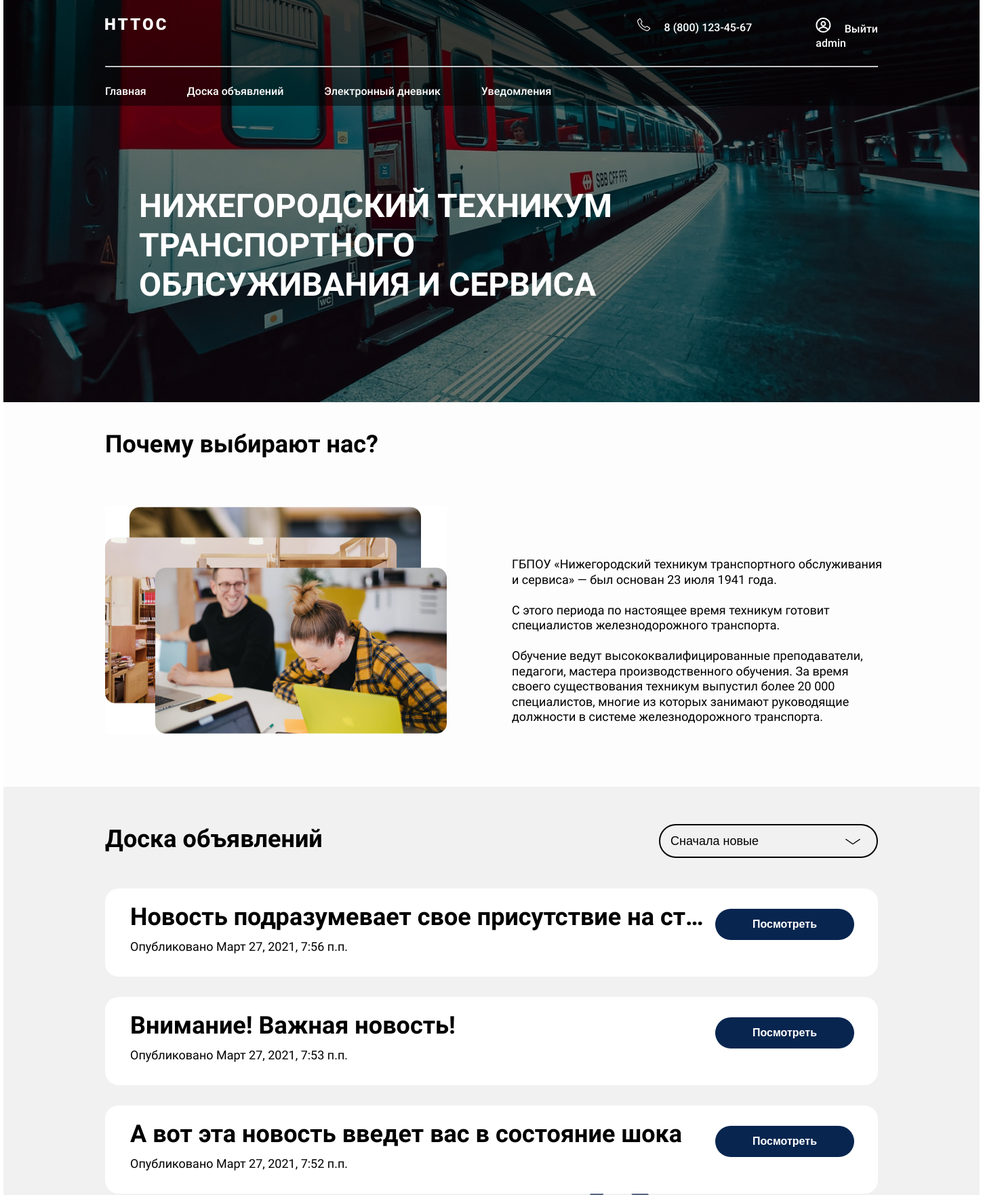
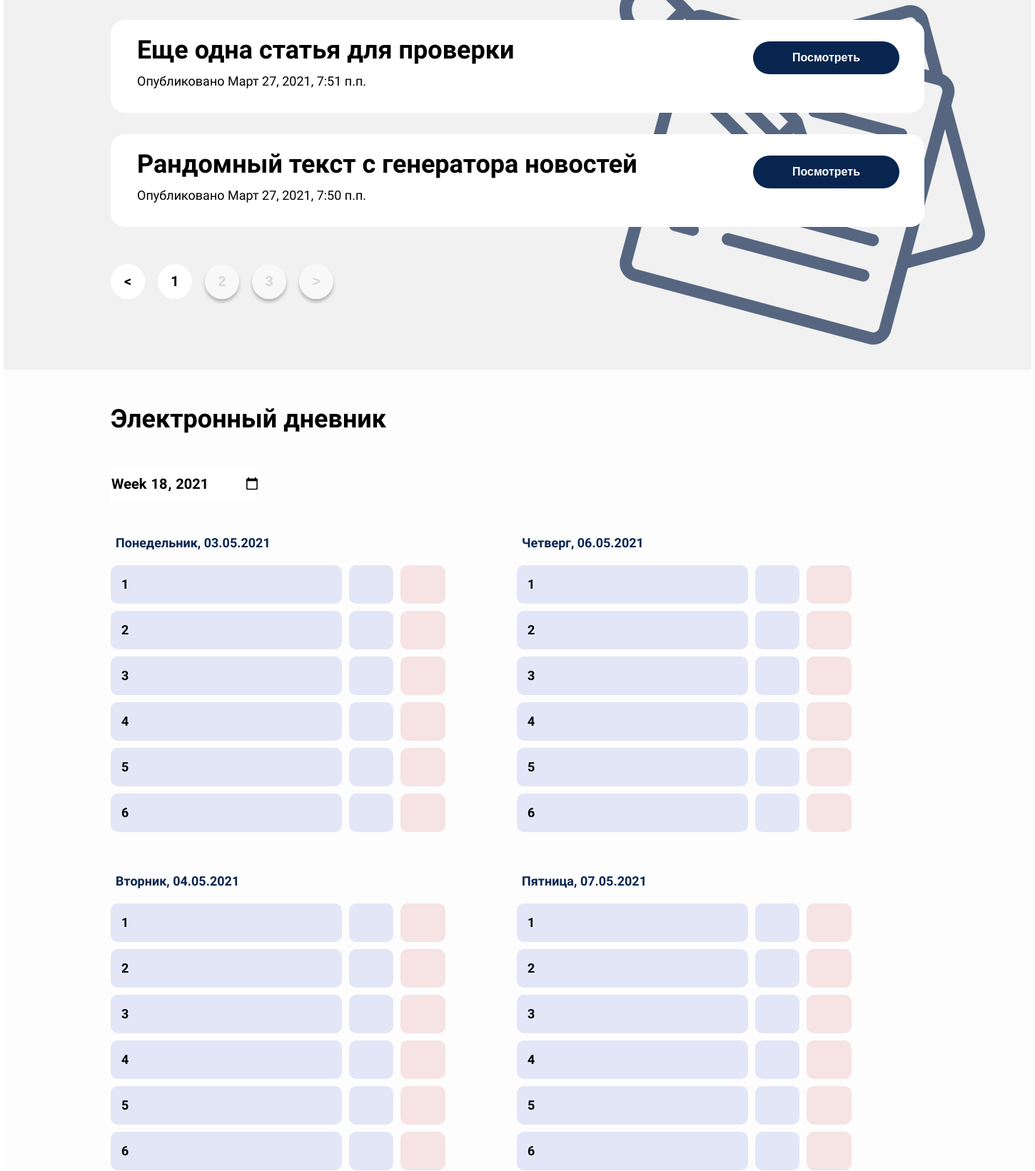
The app's page /student/borisov-vladimir-yanovich (signed in, upper part) with its own data (2 pictures, top to bottom).
### diary/models.py (models this page shows, shortened)
class News(models.Model):
    title = models.CharField(max_length=100, verbose_name='Название')
    slug = models.SlugField(max_length=100, unique=True, verbose_name='URL объявления')
    description = models.TextField(verbose_name='Содержание')
    published_at = models.DateTimeField(auto_now_add=True, )
    picture1 = models.ImageField(upload_to='picture_news/%Y/%m/%d-1', verbose_name='Иллюстрация 1', blank=True)
    picture2 = models.ImageField(upload_to='picture_news/%Y/%m/%d-2', verbose_name='Иллюстрация 2', blank=True)
    published_for_parents = models.BooleanField(verbose_name='Для родителей')
    published_for_teacher = models.BooleanField(verbose_name='Для учителей')
    def get_absolute_url(self):
        return reverse('news', kwargs={'news_slug': self.slug})
    class Meta:
        verbose_name = 'Объявление '
        verbose_name_plural = 'Объявления'
        ordering = ('-published_at', )

### diary/views.py (the view)
# urls.py: path('student/<slug:student_name>', ParentsView.as_view(), name='student'),
class ParentsView(DataMixin, View):
    def dispatch(self, request, student_name):
        student = get_object_or_404(Student, slug=student_name)
        user = request.user
        if self.user_valid_page(student_name, request):          #Проверка входа на личную страницу
            return self.user_valid_page(student_name, request)
        date_now = datetime.datetime.isocalendar(datetime.datetime.now())
        date_selected = request.POST.get('sorting_week', f'{date_now[0]}-W{date_now[1]}')
        schedule = self.schedule_for_person(student, date=date_selected)['schedule'] #Получение предметов студента и отображение расписания
        menu = {'#glavnaya': 'Главная',                          #Разделы навбара
                '#dosca': 'Доска объявлений',
                '#dnevnik': 'Электронный дневник',
                '#uved': 'Уведомления'
                }
        news = News.objects.filter(published_for_parents=True)
        news = self.news_views(request, news)
        submission = Comment.objects.filter(student=student)
        order_sub = request.POST.get('sorting_notify', 'first')
        if order_sub == 'last':
            submission = submission.order_by('date')
        paginator_news = Paginator(submission, 5)
        page_number_sub = request.GET.get('page_sub')
        page_obj_sub = paginator_news.get_page(page_number_sub)
        return render(request, 'index_perents.html', context={'person': student,
                                                              'user': user,
                                                              'menu': menu.items(),
                                                              'order_news': news['order_news'],
                                                              'order_sub': order_sub,
                                                              'schedule': schedule.items(),
                                                              'title': f'Дневник|{student}',
                                                              'chet': [2, 4, 6],
                                                              'news': news['page_obj_news'],
                                                              'submission': page_obj_sub,
                                                              'week_selected': date_selected,
                                                              })

### templates/index_perents.html (shortened to what this page needs)
{% extends 'base_index.html'%}
{%block body%}
    <div id="dnevnik" >
         <section class="diary_par">
              <div class="board_wrapper">
                  <p class="title_about"> Электронный дневник</p>
                  <div class="week_days">
                      <form method="post" action={{person.get_absolut_url}}#dnevnik>
                          <input type="week" name="sorting_week" id="sorting_week" class="sorting_week" onchange="submit()" value={{week_selected}}>
                      </form>
                  </div>
                <table class = "tablle">
                <tr>
                    {%for weekday,schedule_d in schedule%}
                        {%if forloop.counter in chet%}
                            <td> <p class="week"> {{weekday}} </p>
                            <table class="dnevnik">
                            {%for lesson in schedule_d%}
                            <tr>
                                <th> {{forloop.counter}} {{lesson.discipline_schedule.discipline.discipline|capfirst|truncatechars:25}}
                                </th>
                                <td class="mark">{{lesson.mark}} </td>  <td class="atten"> </td>
                            {%endfor%}
                        </table>
                        </td></tr>
                            <tr>
                        {%else%}
                            <td> <p class="week"> {{weekday}} </p>
                            <table class="dnevnik">
                                {%for lesson in schedule_d%}
                                <tr> <th> {{forloop.counter}} {{lesson.discipline_schedule.discipline.discipline|capfirst|truncatechars:25}}
                                     </th>
                                    <td class="mark">{{lesson.mark}}  <td class="atten"> </td>
                                {%endfor%}
                            </table>
                            </td>
                        {%endif%}
                    {%endfor%}
                </tr>
                </table>
              </div>
         </section>
    </div>
{%endblock%}

### templates/base_index.html (shortened to what this page needs)
<!DOCTYPE html>
<html lang="ru">
{%load static%}
<head>
    <link rel = "stylesheet" href= "{%static '/css/style_p.css' %}">
    <link rel = "stylesheet" href= "{%static '/css/style_t.css' %}">
     <link rel = "stylesheet" href= "{%static '/css/footer.css' %}">
    <link rel = "stylesheet" href= "{%static '/css/diary.css' %}">
    <link rel = "stylesheet" href= "{%static '/css/news.css' %}">
    <link rel = "stylesheet" href= "{%static '/css/notify.css' %}">
    <link rel = "stylesheet" href= "{%static '/css/journal.css' %}">
    <link rel = "stylesheet" href= "{%static '/css/submission2.css' %}">
    <link rel = "stylesheet" href= "{%static '/css/scheduleteacher.css' %}">
</head>
<body>
<div id="glavnaya" class="container">
<header class="header_rect"></header>
    <header class="header">
    <div class="wrapper">
        <div class="header_wrapper">
        <div class="header_logo">
            <a href="/" class="header_logo-link">
                <img src="{%static '/img/svg/logo.svg' %}" alt="ННТОС" class="header_logo-pic">
            </a>
        </div>
        <nav class="header_nav">
        <ul class="header-list">
         <li class="header-item">
             <img src="{%static '/img/svg/phone.svg'%}" alt="phone" class="phone" style="margin-right: 15px;" >
             <a href="#!" class="header-link">8 (800) 123-45-67</a>
         </li>
         <li class="header-item">
             <img src="{%static '/img/svg/profil.svg'%}" alt="profil" class="profil" style="margin-right: 15px;" >
             <a href="{%url 'logout'%}" class="header-link">Выйти</a>
             <p class="header-link">{{user}}</p>
         </li>
        </ul>
        </nav>
        <div class="line">
            <hr width="1140px";/>
        </div>
        </div>
        <div class="header1_wrapper">
            <nav class="header1_nav">
                <ul class="header-list">
                    {%for link, title_m in menu%}
                    <li class="header1-item">
                         <a href={{link}} class="header-link">{{title_m}}</a>
                    </li>
                    {%endfor%}
                </ul>
            </nav>
        </div>
    </div>
    </header>
    <main class="main">
        <section class="mainimg">
            <div class="NNTOS">
        <p>НИЖЕГОРОДСКИЙ ТЕХНИКУМ ТРАНСПОРТНОГО ОБЛСУЖИВАНИЯ И СЕРВИСА</p>
    </div>
    </section>
    <div class="about_us">
    <section class="about">
        <div class="left_block">
            <p class="title_about"> Почему выбирают нас?</p>
                <img src="{%static '/img/students.jpg'%}" alt="st" class="students">
        </div>
        <div  id="dosca"  class="right_block">
            <p class="abz">
            <p class="abz1"> ГБПОУ «Нижегородский техникум транспортного обслуживания и сервиса» —  был основан 23 июля 1941 года.</p>
              <p> <br> </p>
            <p class="abz2">С этого  периода по настоящее время техникум готовит специалистов железнодорожного транспорта.</p>
              <p> <br> </p>
            <p class="abz3">Обучение ведут высококвалифицированные преподаватели, педагоги, мастера производственного обучения. За время своего существования техникум выпустил более 20 000 специалистов, многие из которых занимают руководящие должности  в системе железнодорожного транспорта.</p>
            </p>
        </div>
    </section>
    </div>
    <div class="b_parent">
        <section class="board_parents">
        <form method="post" action={{person.get_absolut_url}}#dosca>
        <div class="board_wrapper">
            <div class="title_bord">
            <div class="left_bord">
            <p class="board_txt">Доска объявлений</p>
            </div>
            <div class="right_bord">
                <select name="sorting_news" id="sorting" class="sorting" onchange="submit()">
                    {%if order_news == 'last'%}
                        <option value="first">Сначала новые</option>
                        <option value="last" selected>Сначала старые</option>
                    {%else%}
                        <option value="first">Сначала новые</option>
                    {%endif%}
                </select>
            </div>
            </div>
        </div>
        {%for n in news%}
        <div class="board_wrapper">
            <div  class="block">
                <div class="txt_block">
                    <p class="title_block">{{n.title|truncatechars:45}}</p>
                    <p  style="margin-top: 10px;" class=""> Опубликовано {{n.published_at}}</p>
                </div>
                <div class="btn">
                    <input type='submit' formaction={{n.get_absolute_url}} class="look" value="Посмотреть">
                </div>
            </div>
        </div>
         {%endfor%}
 <div class="board_wrapper">
            <nav>
                {% if news.has_other_pages%}
                <ul class="pagination">
                    {% if news.has_previous%}
                        <li class="pagination-item">
                                <input  type="submit" value="&lt;" formaction="{{person.get_absolut_url}}?page={{news.previous_page_number}}#dosca">
                        </li>
                        {%if news.number|add:-2 > news.paginator.page_range|first and news.number < 3%}
                            <li class="pagination-item">
                                <input  type="submit" value="{{news.paginator.page_range|first|add:-1}}" formaction="{{person.get_absolut_url}}?page={{news.paginator.page_range|first|add:-1}}#dosca">
                            </li>
                        {%endif%}
                        {%if news.number|add:-1 > news.paginator.page_range|first%}
                            <li class="pagination-item">
                                <input  type="submit" value="{{news.paginator.page_range|first}}" formaction="{{person.get_absolut_url}}?page={{news.paginator.page_range|first}}#dosca">
                            </li>
                        {%endif%}
                        {% if news.number > 3%}
                            <li class="paginpg-active">
                                <p class="paginp">...</p>
                            </li>
                        {%endif%}
                    {%else%}
                    <li class="paginpg-active">
                        <p class="paginp">&lt;</p>
                    </li>
                    {%endif%}
                    {%for p in news.paginator.page_range%}
                        {% if news.has_previous%}
                            {%if news.number == p %}
                            <li class="paginpg-active">
                                <p class="paginp">{{p}}</p>
                            </li>
                            {%elif p >= news.number|add:-1 and p <= news.number|add:1 %}
                            <li class="pagination-item">
                                <input  type="submit" value="{{p}}" formaction="{{person.get_absolut_url}}?page={{p}}#dosca">
                            </li>
                            {%endif%}
                        {%else%}
                            {%if news.number == p %}
                            <li class="paginpg-active">
                                <p class="paginp">{{p}}</p>
                            </li>
                            {%elif p >= news.number|add:-1 and p <= news.number|add:1 %}
                            <li class="pagination-item">
                                <input  type="submit" value="{{p}}" formaction="{{person.get_absolut_url}}?page={{p}}#dosca">
                            </li>
                            {%endif%}
                        {%endif%}
                    {%endfor%}
                      {% if news.has_next%}
                            {%if news.number|add:2 < news.paginator.page_range|last%}
                            <li class="pagination-item">
                                <input  type="submit" value="{{news.paginator.page_range|last}}" formaction="{{person.get_absolut_url}}?page={{news.paginator.page_range|last}}#dosca">
                            </li>
                            {%elif news.number|add:1 < news.paginator.page_range|last%}
                            <li class="pagination-item">
                                <input  type="submit" value="{{news.paginator.page_range|last}}" formaction="{{person.get_absolut_url}}?page={{news.paginator.page_range|last}}#dosca">
                            </li>
                            {%endif%}
                            <li class="pagination-item">
                                <input  type="submit" value="&gt;" formaction="{{person.get_absolut_url}}?page={{news.next_page_number}}#dosca">
                            </li>
                      {%else%}
                            <li class="paginpg-active">
                                <p class="paginp">&gt;</p>
                            </li>
                      {%endif%}
                {%endif%}
	            </ul>
            </nav>
        </div>
        </form>
        </section>
    </div>
        {%block body%}
        {%endblock%}
        </main>
</div>
</body>
</html>

### records on screen
News: title "Новость подразумевает свое присутствие на ст…", published_at "Март 27, 2021, 7:56 п.п."
News: title "Внимание! Важная новость!", published_at "Март 27, 2021, 7:53 п.п."
News: title "А вот эта новость введет вас в состояние шока", published_at "Март 27, 2021, 7:52 п.п."
News: title "Еще одна статья для проверки", published_at "Март 27, 2021, 7:51 п.п."
News: title "Рандомный текст с генератора новостей", published_at "Март 27, 2021, 7:50 п.п."

### other values on screen
{{ user }} "admin"
{{ title_m }} "Главная" "Доска объявлений" "Электронный дневник" "Уведомления"
{{ p }} "1"
{{ weekday }} "Понедельник, 03.05.2021" "Вторник, 04.05.2021"
{{ weekday }} "Четверг, 06.05.2021" "Пятница, 07.05.2021"
